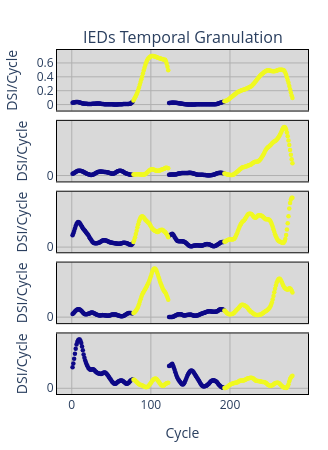

The code cell stored with this chart in its notebook:
### Code cell
path = r'Dataset\DSIR4\Bearing1_1.csv'
RS1 = pd.read_csv(path).iloc[:,-6:-1]
RS1 = dfMovingAvg(RS1,10)
RS1 = dfExpMovAvg(RS1,0.3)
RS1 = normalize_df(RS1,0,25)

path = r'Dataset\DSIR4\Bearing1_3.csv'
RS2 = pd.read_csv(path).iloc[:,-6:-1]
RS2 = dfMovingAvg(RS2,10)
RS2 = dfExpMovAvg(RS2,0.3)
RS2 = normalize_df(RS2,0,25)

teda=AutoCloud(m=2.0,nI=nI,nR=nR,nO=nO+mO,ηS=[N1,N2,N3],mode=mode,act=act,
               tau=τ,eol=EOL,ref=ref,wtaG=WTAG,wtaP=WTAP,feedback=FEEDBACK,mO=mO,
               rho=RHO,lam=LAM,intr_state=INTR_STATE,
               rho_dyn=RHO_DYN,rho_eta=RHO_ETA,rho_T=RHO_T,rho_beta=RHO_BETA,rho_min=RHO_MIN,rho_max=RHO_MAX,
               rls_mode='pol',nf_rls=3,ff_rls=0.9,dt_rls=1e3,
               )
w = 2
teda.SimGranulation(WindowDSI(RS1,w))   
teda.SimGranulation(WindowDSI(RS2,w))   

print(f"HI (HI_Granularity): cov={teda.cov:.3f} | sp={teda.sp:.3f} | V=média(cov*sp)={teda.V:.4f} | Vsum={teda.Vsum:.4f}")
PlotSimulation(teda=teda,mode='ply',xi=10, yf=100,ftrs=5,dsi_mode='hide',)

### Figure 1 — Plotly figure (JSON) as saved in the notebook; plotly's stock layout.template omitted (floating-point values rounded to 4 significant figures; data arrays with more than 128 entries replaced by an {"elided": "..."} marker saying what was removed)
{"data": [{"marker": {"color": "rgb(13, 8, 135)", "size": 4.5}, "mode": "markers", "name": "G1", "showlegend": false, "type": "scatter", "x": {"elided": "147 int values"}, "xaxis": "x", "y": {"elided": "147 float values"}, "yaxis": "y"}, {"marker": {"color": "rgb(240, 249, 33)", "size": 4.5}, "mode": "markers", "name": "G4", "showlegend": false, "type": "scatter", "x": {"elided": "132 int values"}, "xaxis": "x", "y": {"elided": "132 float values"}, "yaxis": "y"}, {"marker": {"color": "rgb(13, 8, 135)", "size": 4.5}, "mode": "markers", "name": "G1", "showlegend": false, "type": "scatter", "x": {"elided": "147 int values"}, "xaxis": "x2", "y": {"elided": "147 float values"}, "yaxis": "y2"}, {"marker": {"color": "rgb(240, 249, 33)", "size": 4.5}, "mode": "markers", "name": "G4", "showlegend": false, "type": "scatter", "x": {"elided": "132 int values"}, "xaxis": "x2", "y": {"elided": "132 float values"}, "yaxis": "y2"}, {"marker": {"color": "rgb(13, 8, 135)", "size": 4.5}, "mode": "markers", "name": "G1", "showlegend": false, "type": "scatter", "x": {"elided": "147 int values"}, "xaxis": "x3", "y": {"elided": "147 float values"}, "yaxis": "y3"}, {"marker": {"color": "rgb(240, 249, 33)", "size": 4.5}, "mode": "markers", "name": "G4", "showlegend": false, "type": "scatter", "x": {"elided": "132 int values"}, "xaxis": "x3", "y": {"elided": "132 float values"}, "yaxis": "y3"}, {"marker": {"color": "rgb(13, 8, 135)", "size": 4.5}, "mode": "markers", "name": "G1", "showlegend": false, "type": "scatter", "x": {"elided": "147 int values"}, "xaxis": "x4", "y": {"elided": "147 float values"}, "yaxis": "y4"}, {"marker": {"color": "rgb(240, 249, 33)", "size": 4.5}, "mode": "markers", "name": "G4", "showlegend": false, "type": "scatter", "x": {"elided": "132 int values"}, "xaxis": "x4", "y": {"elided": "132 float values"}, "yaxis": "y4"}, {"marker": {"color": "rgb(13, 8, 135)", "size": 4.5}, "mode": "markers", "name": "G1", "showlegend": false, "type": "scatter", "x": {"elided": "147 int values"}, "xaxis": "x5", "y": {"elided": "147 float values"}, "yaxis": "y5"}, {"marker": {"color": "rgb(240, 249, 33)", "size": 4.5}, "mode": "markers", "name": "G4", "showlegend": false, "type": "scatter", "x": {"elided": "132 int values"}, "xaxis": "x5", "y": {"elided": "132 float values"}, "yaxis": "y5"}], "layout": {"annotations": [{"font": {"size": 16}, "showarrow": false, "text": "IEDs Temporal Granulation", "x": 0.5, "xanchor": "center", "xref": "paper", "y": 1.0, "yanchor": "bottom", "yref": "paper"}], "height": 450, "margin": {"b": 40, "l": 20, "r": 20, "t": 50}, "paper_bgcolor": "white", "plot_bgcolor": "#d9d9d9", "width": 328, "xaxis": {"anchor": "y", "domain": [0, 1], "gridcolor": "#b0b0b0", "linecolor": "black", "mirror": true, "showgrid": true, "showline": true, "showticklabels": false, "zeroline": false}, "xaxis2": {"anchor": "y2", "domain": [0, 1], "gridcolor": "#b0b0b0", "linecolor": "black", "mirror": true, "showgrid": true, "showline": true, "showticklabels": false, "zeroline": false}, "xaxis3": {"anchor": "y3", "domain": [0, 1], "gridcolor": "#b0b0b0", "linecolor": "black", "mirror": true, "showgrid": true, "showline": true, "showticklabels": false, "zeroline": false}, "xaxis4": {"anchor": "y4", "domain": [0, 1], "gridcolor": "#b0b0b0", "linecolor": "black", "mirror": true, "showgrid": true, "showline": true, "showticklabels": false, "zeroline": false}, "xaxis5": {"anchor": "y5", "domain": [0, 1], "gridcolor": "#b0b0b0", "linecolor": "black", "mirror": true, "showgrid": true, "showline": true, "showticklabels": true, "title": {"text": "Cycle"}, "zeroline": false}, "yaxis": {"anchor": "x", "domain": [0.824, 1.0], "gridcolor": "#b0b0b0", "linecolor": "black", "mirror": true, "showgrid": true, "showline": true, "tickvals": [0.0, 0.2, 0.4, 0.6, 0.8, 1.0], "title": {"text": "DSI/Cycle"}, "zeroline": false}, "yaxis2": {"anchor": "x2", "domain": [0.618, 0.794], "gridcolor": "#b0b0b0", "linecolor": "black", "mirror": true, "showgrid": true, "showline": true, "tickvals": [0.0, 0.2, 0.4, 0.6, 0.8, 1.0], "title": {"text": "DSI/Cycle"}, "zeroline": false}, "yaxis3": {"anchor": "x3", "domain": [0.412, 0.588], "gridcolor": "#b0b0b0", "linecolor": "black", "mirror": true, "showgrid": true, "showline": true, "tickvals": [0.0, 0.2, 0.4, 0.6, 0.8, 1.0], "title": {"text": "DSI/Cycle"}, "zeroline": false}, "yaxis4": {"anchor": "x4", "domain": [0.206, 0.382], "gridcolor": "#b0b0b0", "linecolor": "black", "mirror": true, "showgrid": true, "showline": true, "tickvals": [0.0, 0.2, 0.4, 0.6, 0.8, 1.0], "title": {"text": "DSI/Cycle"}, "zeroline": false}, "yaxis5": {"anchor": "x5", "domain": [0, 0.176], "gridcolor": "#b0b0b0", "linecolor": "black", "mirror": true, "showgrid": true, "showline": true, "tickvals": [0.0, 0.2, 0.4, 0.6, 0.8, 1.0], "title": {"text": "DSI/Cycle"}, "zeroline": false}}}
